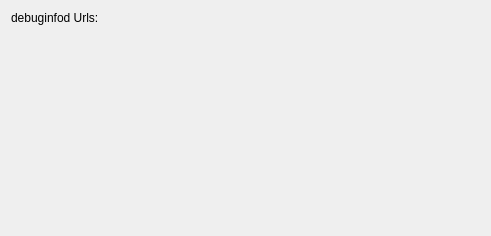
<?xml version="1.0" encoding="UTF-8"?>
<ui version="4.0">
 <class>DebuginfodDialog</class>
 <widget class="QWidget" name="DebuginfodDialog">
  <property name="geometry">
   <rect>
    <x>0</x>
    <y>0</y>
    <width>491</width>
    <height>236</height>
   </rect>
  </property>
  <property name="windowTitle">
   <string>Form</string>
  </property>
  <layout class="QFormLayout" name="formLayout">
   <item row="0" column="0">
    <widget class="QLabel" name="label">
     <property name="text">
      <string>debuginfod Urls:</string>
     </property>
    </widget>
   </item>
   <item row="0" column="1">
    <widget class="KEditListWidget" name="urls"/>
   </item>
  </layout>
 </widget>
 <customwidgets>
  <customwidget>
   <class>KEditListWidget</class>
   <extends>QWidget</extends>
   <header>keditlistwidget.h</header>
  </customwidget>
 </customwidgets>
 <resources/>
 <connections/>
</ui>
